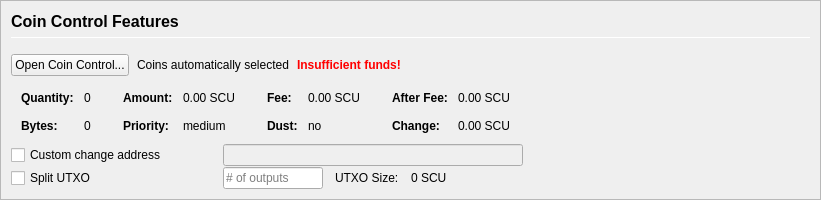
         <widget class="QFrame" name="frameCoinControl">
          <property name="sizePolicy">
           <sizepolicy hsizetype="Expanding" vsizetype="Expanding">
            <horstretch>0</horstretch>
            <verstretch>0</verstretch>
           </sizepolicy>
          </property>
          <property name="maximumSize">
           <size>
            <width>16777215</width>
            <height>16777215</height>
           </size>
          </property>
          <property name="frameShape">
           <enum>QFrame::StyledPanel</enum>
          </property>
          <property name="frameShadow">
           <enum>QFrame::Sunken</enum>
          </property>
          <layout class="QVBoxLayout" name="verticalLayoutCoinControl2">
           <property name="spacing">
            <number>0</number>
           </property>
           <property name="leftMargin">
            <number>0</number>
           </property>
           <property name="topMargin">
            <number>0</number>
           </property>
           <property name="rightMargin">
            <number>0</number>
           </property>
           <property name="bottomMargin">
            <number>0</number>
           </property>
           <item>
            <widget class="QFrame" name="frameCoinControl_BG">
             <layout class="QVBoxLayout" name="verticalLayoutCoinControl" stretch="0,0,0,0,0,0">
              <property name="spacing">
               <number>1</number>
              </property>
              <property name="leftMargin">
               <number>10</number>
              </property>
              <property name="topMargin">
               <number>10</number>
              </property>
              <item>
               <layout class="QHBoxLayout" name="horizontalLayoutCoinControl1">
                <property name="bottomMargin">
                 <number>15</number>
                </property>
                <item>
                 <layout class="QVBoxLayout" name="verticalLayout_3">
                  <property name="spacing">
                   <number>6</number>
                  </property>
                  <item>
                   <widget class="QLabel" name="labelCoinControlFeatures">
                    <property name="sizePolicy">
                     <sizepolicy hsizetype="Preferred" vsizetype="Maximum">
                      <horstretch>0</horstretch>
                      <verstretch>0</verstretch>
                     </sizepolicy>
                    </property>
                    <property name="minimumSize">
                     <size>
                      <width>0</width>
                      <height>20</height>
                     </size>
                    </property>
                    <property name="font">
                     <font>
                      <pointsize>12</pointsize>
                      <weight>75</weight>
                      <bold>true</bold>
                     </font>
                    </property>
                    <property name="styleSheet">
                     <string notr="true">font-weight:bold;</string>
                    </property>
                    <property name="text">
                     <string>Coin Control Features</string>
                    </property>
                   </widget>
                  </item>
                  <item>
                   <widget class="Line" name="line">
                    <property name="minimumSize">
                     <size>
                      <width>0</width>
                      <height>1</height>
                     </size>
                    </property>
                    <property name="maximumSize">
                     <size>
                      <width>16777215</width>
                      <height>1</height>
                     </size>
                    </property>
                    <property name="orientation">
                     <enum>Qt::Horizontal</enum>
                    </property>
                   </widget>
                  </item>
                 </layout>
                </item>
               </layout>
              </item>
              <item>
               <layout class="QHBoxLayout" name="horizontalLayoutCoinControl2" stretch="0,0,0,0">
                <property name="spacing">
                 <number>8</number>
                </property>
                <property name="bottomMargin">
                 <number>10</number>
                </property>
                <item>
                 <widget class="QPushButton" name="pushButtonCoinControl">
                  <property name="styleSheet">
                   <string notr="true"/>
                  </property>
                  <property name="text">
                   <string>Open Coin Control...</string>
                  </property>
                  <property name="autoDefault">
                   <bool>false</bool>
                  </property>
                 </widget>
                </item>
                <item>
                 <widget class="QLabel" name="labelCoinControlAutomaticallySelected">
                  <property name="text">
                   <string>Coins automatically selected</string>
                  </property>
                  <property name="margin">
                   <number>5</number>
                  </property>
                 </widget>
                </item>
                <item>
                 <widget class="QLabel" name="labelCoinControlInsuffFunds">
                  <property name="font">
                   <font>
                    <weight>75</weight>
                    <bold>true</bold>
                   </font>
                  </property>
                  <property name="styleSheet">
                   <string notr="true">color:red;font-weight:bold;</string>
                  </property>
                  <property name="text">
                   <string>Insufficient funds!</string>
                  </property>
                  <property name="margin">
                   <number>5</number>
                  </property>
                 </widget>
                </item>
                <item>
                 <spacer name="horizontalSpacerCoinControl">
                  <property name="orientation">
                   <enum>Qt::Horizontal</enum>
                  </property>
                  <property name="sizeHint" stdset="0">
                   <size>
                    <width>40</width>
                    <height>1</height>
                   </size>
                  </property>
                 </spacer>
                </item>
               </layout>
              </item>
              <item>
               <widget class="QWidget" name="widgetCoinControl" native="true">
                <property name="sizePolicy">
                 <sizepolicy hsizetype="Preferred" vsizetype="Preferred">
                  <horstretch>0</horstretch>
                  <verstretch>0</verstretch>
                 </sizepolicy>
                </property>
                <property name="minimumSize">
                 <size>
                  <width>0</width>
                  <height>0</height>
                 </size>
                </property>
                <property name="styleSheet">
                 <string notr="true"/>
                </property>
                <layout class="QHBoxLayout" name="horizontalLayoutCoinControl5">
                 <property name="leftMargin">
                  <number>0</number>
                 </property>
                 <property name="topMargin">
                  <number>0</number>
                 </property>
                 <property name="rightMargin">
                  <number>0</number>
                 </property>
                 <property name="bottomMargin">
                  <number>0</number>
                 </property>
                 <item>
                  <layout class="QHBoxLayout" name="horizontalLayoutCoinControl3" stretch="0,0,0,1">
                   <property name="spacing">
                    <number>20</number>
                   </property>
                   <property name="topMargin">
                    <number>0</number>
                   </property>
                   <property name="bottomMargin">
                    <number>10</number>
                   </property>
                   <item>
                    <layout class="QFormLayout" name="formLayoutCoinControl1">
                     <property name="horizontalSpacing">
                      <number>10</number>
                     </property>
                     <property name="verticalSpacing">
                      <number>14</number>
                     </property>
                     <property name="leftMargin">
                      <number>10</number>
                     </property>
                     <property name="topMargin">
                      <number>4</number>
                     </property>
                     <property name="rightMargin">
                      <number>6</number>
                     </property>
                     <item row="0" column="0">
                      <widget class="QLabel" name="labelCoinControlQuantityText">
                       <property name="font">
                        <font>
                         <weight>75</weight>
                         <bold>true</bold>
                        </font>
                       </property>
                       <property name="text">
                        <string>Quantity:</string>
                       </property>
                       <property name="margin">
                        <number>0</number>
                       </property>
                      </widget>
                     </item>
                     <item row="0" column="1">
                      <widget class="QLabel" name="labelCoinControlQuantity">
                       <property name="cursor">
                        <cursorShape>IBeamCursor</cursorShape>
                       </property>
                       <property name="contextMenuPolicy">
                        <enum>Qt::ActionsContextMenu</enum>
                       </property>
                       <property name="text">
                        <string notr="true">0</string>
                       </property>
                       <property name="margin">
                        <number>0</number>
                       </property>
                       <property name="textInteractionFlags">
                        <set>Qt::LinksAccessibleByMouse|Qt::TextSelectableByKeyboard|Qt::TextSelectableByMouse</set>
                       </property>
                      </widget>
                     </item>
                     <item row="1" column="0">
                      <widget class="QLabel" name="labelCoinControlBytesText">
                       <property name="font">
                        <font>
                         <weight>75</weight>
                         <bold>true</bold>
                        </font>
                       </property>
                       <property name="text">
                        <string>Bytes:</string>
                       </property>
                      </widget>
                     </item>
                     <item row="1" column="1">
                      <widget class="QLabel" name="labelCoinControlBytes">
                       <property name="cursor">
                        <cursorShape>IBeamCursor</cursorShape>
                       </property>
                       <property name="contextMenuPolicy">
                        <enum>Qt::ActionsContextMenu</enum>
                       </property>
                       <property name="text">
                        <string notr="true">0</string>
                       </property>
                       <property name="textInteractionFlags">
                        <set>Qt::LinksAccessibleByMouse|Qt::TextSelectableByKeyboard|Qt::TextSelectableByMouse</set>
                       </property>
                      </widget>
                     </item>
                    </layout>
                   </item>
                   <item>
                    <layout class="QFormLayout" name="formLayoutCoinControl2">
                     <property name="horizontalSpacing">
                      <number>10</number>
                     </property>
                     <property name="verticalSpacing">
                      <number>14</number>
                     </property>
                     <property name="leftMargin">
                      <number>6</number>
                     </property>
                     <property name="topMargin">
                      <number>4</number>
                     </property>
                     <property name="rightMargin">
                      <number>6</number>
                     </property>
                     <item row="0" column="0">
                      <widget class="QLabel" name="labelCoinControlAmountText">
                       <property name="font">
                        <font>
                         <weight>75</weight>
                         <bold>true</bold>
                        </font>
                       </property>
                       <property name="text">
                        <string>Amount:</string>
                       </property>
                       <property name="margin">
                        <number>0</number>
                       </property>
                      </widget>
                     </item>
                     <item row="0" column="1">
                      <widget class="QLabel" name="labelCoinControlAmount">
                       <property name="cursor">
                        <cursorShape>IBeamCursor</cursorShape>
                       </property>
                       <property name="contextMenuPolicy">
                        <enum>Qt::ActionsContextMenu</enum>
                       </property>
                       <property name="text">
                        <string notr="true">0.00 SCU</string>
                       </property>
                       <property name="textInteractionFlags">
                        <set>Qt::LinksAccessibleByMouse|Qt::TextSelectableByKeyboard|Qt::TextSelectableByMouse</set>
                       </property>
                      </widget>
                     </item>
                     <item row="1" column="0">
                      <widget class="QLabel" name="labelCoinControlPriorityText">
                       <property name="font">
                        <font>
                         <weight>75</weight>
                         <bold>true</bold>
                        </font>
                       </property>
                       <property name="text">
                        <string>Priority:</string>
                       </property>
                      </widget>
                     </item>
                     <item row="1" column="1">
                      <widget class="QLabel" name="labelCoinControlPriority">
                       <property name="cursor">
                        <cursorShape>IBeamCursor</cursorShape>
                       </property>
                       <property name="contextMenuPolicy">
                        <enum>Qt::ActionsContextMenu</enum>
                       </property>
                       <property name="text">
                        <string>medium</string>
                       </property>
                       <property name="textInteractionFlags">
                        <set>Qt::LinksAccessibleByMouse|Qt::TextSelectableByKeyboard|Qt::TextSelectableByMouse</set>
                       </property>
                      </widget>
                     </item>
                    </layout>
                   </item>
                   <item>
                    <layout class="QFormLayout" name="formLayoutCoinControl3">
                     <property name="horizontalSpacing">
                      <number>10</number>
                     </property>
                     <property name="verticalSpacing">
                      <number>14</number>
                     </property>
                     <property name="leftMargin">
                      <number>6</number>
                     </property>
                     <property name="topMargin">
                      <number>4</number>
                     </property>
                     <property name="rightMargin">
                      <number>6</number>
                     </property>
                     <item row="0" column="0">
                      <widget class="QLabel" name="labelCoinControlFeeText">
                       <property name="font">
                        <font>
                         <weight>75</weight>
                         <bold>true</bold>
                        </font>
                       </property>
                       <property name="text">
                        <string>Fee:</string>
                       </property>
                       <property name="margin">
                        <number>0</number>
                       </property>
                      </widget>
                     </item>
                     <item row="0" column="1">
                      <widget class="QLabel" name="labelCoinControlFee">
                       <property name="cursor">
                        <cursorShape>IBeamCursor</cursorShape>
                       </property>
                       <property name="contextMenuPolicy">
                        <enum>Qt::ActionsContextMenu</enum>
                       </property>
                       <property name="text">
                        <string notr="true">0.00 SCU</string>
                       </property>
                       <property name="textInteractionFlags">
                        <set>Qt::LinksAccessibleByMouse|Qt::TextSelectableByKeyboard|Qt::TextSelectableByMouse</set>
                       </property>
                      </widget>
                     </item>
                     <item row="1" column="0">
                      <widget class="QLabel" name="labelCoinControlLowOutputText">
                       <property name="font">
                        <font>
                         <weight>75</weight>
                         <bold>true</bold>
                        </font>
                       </property>
                       <property name="text">
                        <string>Dust:</string>
                       </property>
                      </widget>
                     </item>
                     <item row="1" column="1">
                      <widget class="QLabel" name="labelCoinControlLowOutput">
                       <property name="cursor">
                        <cursorShape>IBeamCursor</cursorShape>
                       </property>
                       <property name="contextMenuPolicy">
                        <enum>Qt::ActionsContextMenu</enum>
                       </property>
                       <property name="text">
                        <string>no</string>
                       </property>
                       <property name="textInteractionFlags">
                        <set>Qt::LinksAccessibleByMouse|Qt::TextSelectableByKeyboard|Qt::TextSelectableByMouse</set>
                       </property>
                      </widget>
                     </item>
                    </layout>
                   </item>
                   <item>
                    <layout class="QFormLayout" name="formLayoutCoinControl4">
                     <property name="horizontalSpacing">
                      <number>10</number>
                     </property>
                     <property name="verticalSpacing">
                      <number>14</number>
                     </property>
                     <property name="leftMargin">
                      <number>6</number>
                     </property>
                     <property name="topMargin">
                      <number>4</number>
                     </property>
                     <property name="rightMargin">
                      <number>6</number>
                     </property>
                     <item row="0" column="0">
                      <widget class="QLabel" name="labelCoinControlAfterFeeText">
                       <property name="font">
                        <font>
                         <weight>75</weight>
                         <bold>true</bold>
                        </font>
                       </property>
                       <property name="text">
                        <string>After Fee:</string>
                       </property>
                       <property name="margin">
                        <number>0</number>
                       </property>
                      </widget>
                     </item>
                     <item row="0" column="1">
                      <widget class="QLabel" name="labelCoinControlAfterFee">
                       <property name="cursor">
                        <cursorShape>IBeamCursor</cursorShape>
                       </property>
                       <property name="contextMenuPolicy">
                        <enum>Qt::ActionsContextMenu</enum>
                       </property>
                       <property name="text">
                        <string notr="true">0.00 SCU</string>
                       </property>
                       <property name="textInteractionFlags">
                        <set>Qt::LinksAccessibleByMouse|Qt::TextSelectableByKeyboard|Qt::TextSelectableByMouse</set>
                       </property>
                      </widget>
                     </item>
                     <item row="1" column="0">
                      <widget class="QLabel" name="labelCoinControlChangeText">
                       <property name="font">
                        <font>
                         <weight>75</weight>
                         <bold>true</bold>
                        </font>
                       </property>
                       <property name="text">
                        <string>Change:</string>
                       </property>
                      </widget>
                     </item>
                     <item row="1" column="1">
                      <widget class="QLabel" name="labelCoinControlChange">
                       <property name="cursor">
                        <cursorShape>IBeamCursor</cursorShape>
                       </property>
                       <property name="contextMenuPolicy">
                        <enum>Qt::ActionsContextMenu</enum>
                       </property>
                       <property name="text">
                        <string notr="true">0.00 SCU</string>
                       </property>
                       <property name="textInteractionFlags">
                        <set>Qt::LinksAccessibleByMouse|Qt::TextSelectableByKeyboard|Qt::TextSelectableByMouse</set>
                       </property>
                      </widget>
                     </item>
                    </layout>
                   </item>
                  </layout>
                 </item>
                </layout>
               </widget>
              </item>
              <item>
               <layout class="QHBoxLayout" name="horizontalLayoutCoinControl4">
                <property name="spacing">
                 <number>12</number>
                </property>
                <property name="sizeConstraint">
                 <enum>QLayout::SetDefaultConstraint</enum>
                </property>
                <property name="topMargin">
                 <number>0</number>
                </property>
                <property name="rightMargin">
                 <number>0</number>
                </property>
                <item>
                 <widget class="QCheckBox" name="checkBoxCoinControlChange">
                  <property name="sizePolicy">
                   <sizepolicy hsizetype="Preferred" vsizetype="Preferred">
                    <horstretch>0</horstretch>
                    <verstretch>0</verstretch>
                   </sizepolicy>
                  </property>
                  <property name="minimumSize">
                   <size>
                    <width>200</width>
                    <height>0</height>
                   </size>
                  </property>
                  <property name="maximumSize">
                   <size>
                    <width>200</width>
                    <height>16777215</height>
                   </size>
                  </property>
                  <property name="toolTip">
                   <string>If this is activated, but the change address is empty or invalid, change will be sent to a newly generated address.</string>
                  </property>
                  <property name="text">
                   <string>Custom change address</string>
                  </property>
                 </widget>
                </item>
                <item>
                 <widget class="QValidatedLineEdit" name="lineEditCoinControlChange">
                  <property name="enabled">
                   <bool>false</bool>
                  </property>
                  <property name="sizePolicy">
                   <sizepolicy hsizetype="Preferred" vsizetype="Preferred">
                    <horstretch>0</horstretch>
                    <verstretch>0</verstretch>
                   </sizepolicy>
                  </property>
                  <property name="minimumSize">
                   <size>
                    <width>300</width>
                    <height>0</height>
                   </size>
                  </property>
                 </widget>
                </item>
                <item>
                 <widget class="QLabel" name="labelCoinControlChangeLabel">
                  <property name="sizePolicy">
                   <sizepolicy hsizetype="Preferred" vsizetype="Preferred">
                    <horstretch>0</horstretch>
                    <verstretch>0</verstretch>
                   </sizepolicy>
                  </property>
                  <property name="minimumSize">
                   <size>
                    <width>100</width>
                    <height>0</height>
                   </size>
                  </property>
                  <property name="text">
                   <string/>
                  </property>
                  <property name="margin">
                   <number>3</number>
                  </property>
                 </widget>
                </item>
               </layout>
              </item>
              <item>
               <layout class="QHBoxLayout" name="horizontalLayoutCoinControl6">
                <property name="spacing">
                 <number>12</number>
                </property>
                <property name="rightMargin">
                 <number>0</number>
                </property>
                <item>
                 <widget class="QCheckBox" name="splitBlockCheckBox">
                  <property name="sizePolicy">
                   <sizepolicy hsizetype="Preferred" vsizetype="Preferred">
                    <horstretch>0</horstretch>
                    <verstretch>0</verstretch>
                   </sizepolicy>
                  </property>
                  <property name="minimumSize">
                   <size>
                    <width>200</width>
                    <height>0</height>
                   </size>
                  </property>
                  <property name="maximumSize">
                   <size>
                    <width>200</width>
                    <height>16777215</height>
                   </size>
                  </property>
                  <property name="text">
                   <string>Split UTXO</string>
                  </property>
                 </widget>
                </item>
                <item>
                 <widget class="QLineEdit" name="splitBlockLineEdit">
                  <property name="sizePolicy">
                   <sizepolicy hsizetype="Preferred" vsizetype="Preferred">
                    <horstretch>50</horstretch>
                    <verstretch>0</verstretch>
                   </sizepolicy>
                  </property>
                  <property name="minimumSize">
                   <size>
                    <width>100</width>
                    <height>0</height>
                   </size>
                  </property>
                  <property name="maximumSize">
                   <size>
                    <width>100</width>
                    <height>16777215</height>
                   </size>
                  </property>
                  <property name="placeholderText">
                   <string># of outputs</string>
                  </property>
                 </widget>
                </item>
                <item>
                 <widget class="QLabel" name="labelBlockSizeText">
                  <property name="text">
                   <string>UTXO Size:</string>
                  </property>
                 </widget>
                </item>
                <item>
                 <widget class="QLabel" name="labelBlockSize">
                  <property name="text">
                   <string>0 SCU</string>
                  </property>
                 </widget>
                </item>
                <item>
                 <spacer name="horizontalSpacer_7">
                  <property name="orientation">
                   <enum>Qt::Horizontal</enum>
                  </property>
                  <property name="sizeHint" stdset="0">
                   <size>
                    <width>40</width>
                    <height>20</height>
                   </size>
                  </property>
                 </spacer>
                </item>
               </layout>
              </item>
              <item>
               <spacer name="verticalSpacerCoinControl">
                <property name="orientation">
                 <enum>Qt::Vertical</enum>
                </property>
                <property name="sizeHint" stdset="0">
                 <size>
                  <width>800</width>
                  <height>1</height>
                 </size>
                </property>
               </spacer>
              </item>
             </layout>
            </widget>
           </item>
          </layout>
         </widget>
